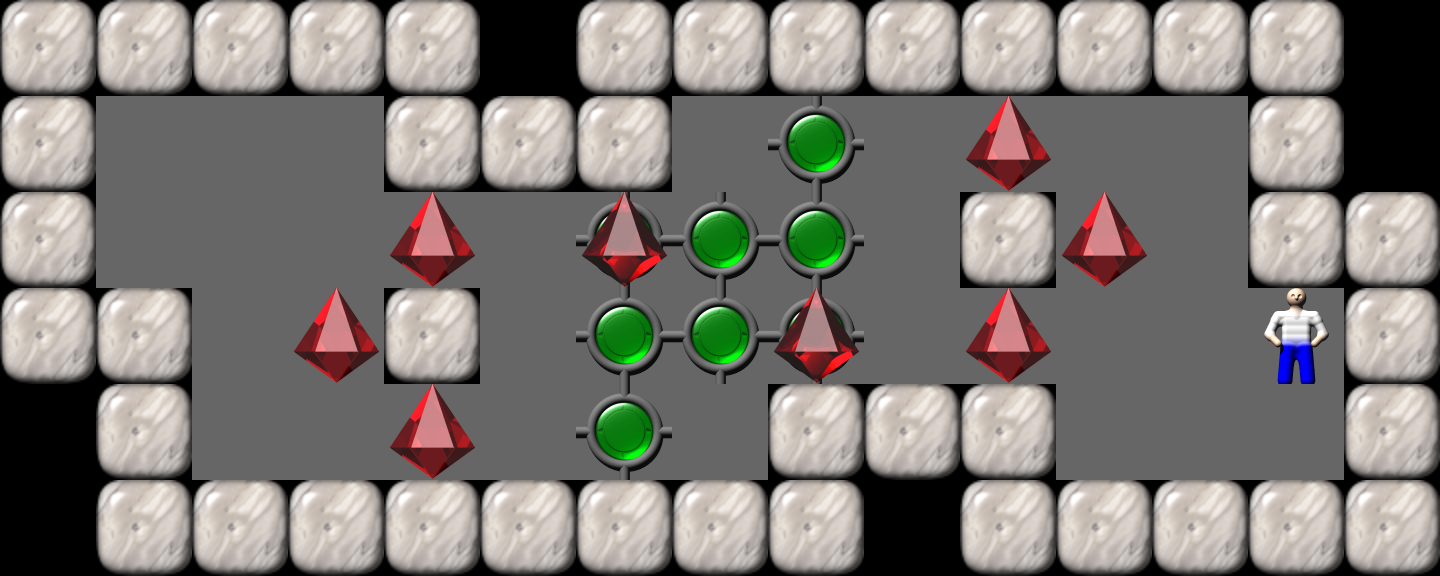

A 2D game scene composited from a Tiled map and its tileset images. What follows is a short description and the map's XML, with each tile layer's data collapsed to a summary:
An orthogonal 15x6 tile map with 96x96 px tiles, 1 tile layer (Tile Layer 1).

<map version="1.0" orientation="orthogonal" width="15" height="6" tilewidth="96" tileheight="96">
  <properties>
    <property name="Title" value="20" />
  </properties>
  <tileset source="Sokoban.tsx" firstgid="1" />
  <layer name="Tile Layer 1" width="15" height="6">
    <data>[90 cells, 90 non-empty, 7 distinct tile ids]</data>
  </layer>
</map>
